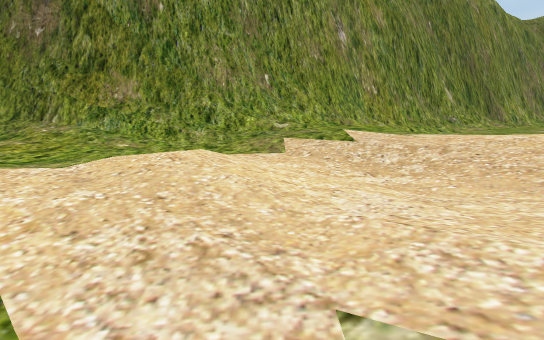
View 1 (above)

17 first-person views from a walk through a 3-D level made in the Unity game engine. The camera is 1.2 m above the floor, tilts 10° down and sees 75° across. Doors are open. The floor is counted in squares, 1 m on a side. Each view is taken from the middle of a square. On the plan, view 1 faces up. The plan holds only what a view shows up to about 14 squares ahead; the rest is blank. The place goes on beyond the plan. Some trees and plants on the terrain are drawn as simple stand-ins. The player character is not drawn.

View 2
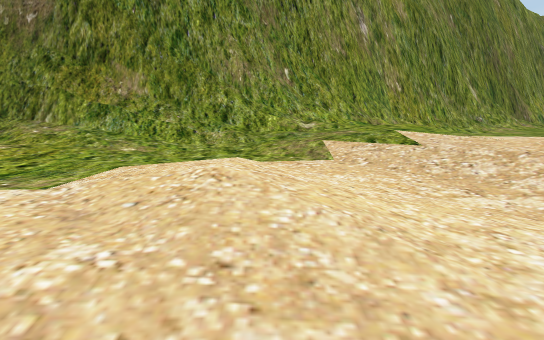

View 3
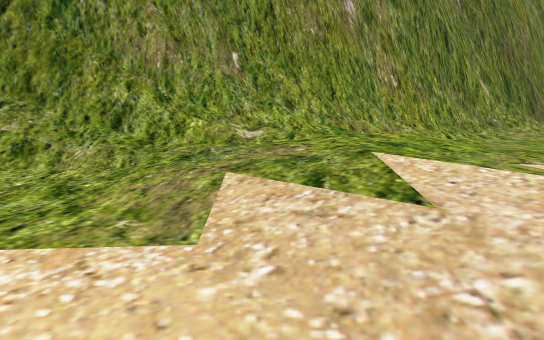

View 4
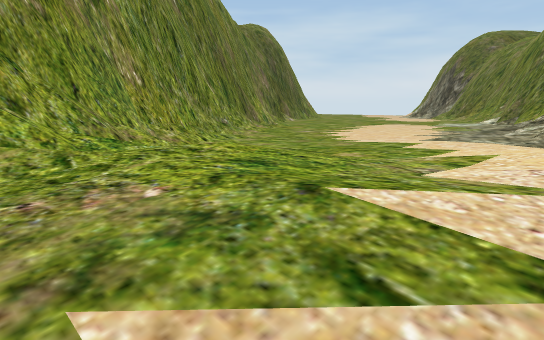

View 5
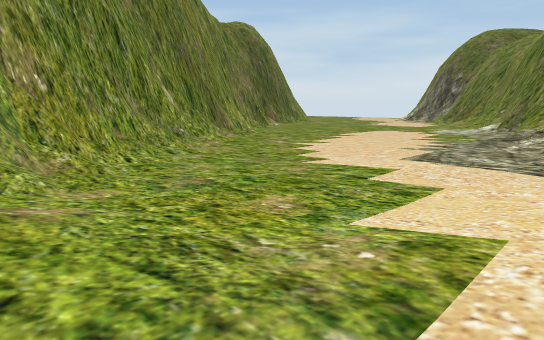

View 6
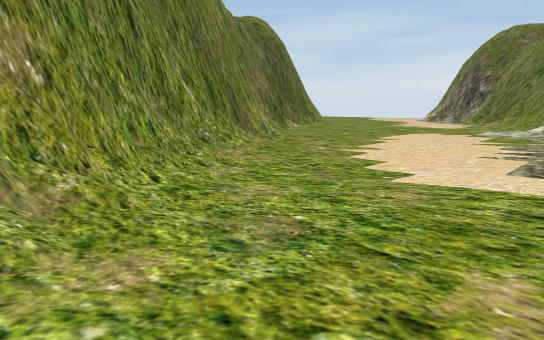

View 7
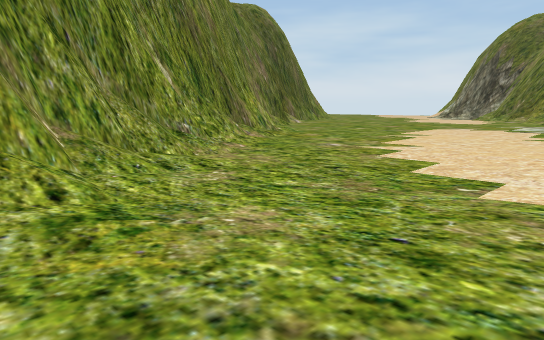

View 8
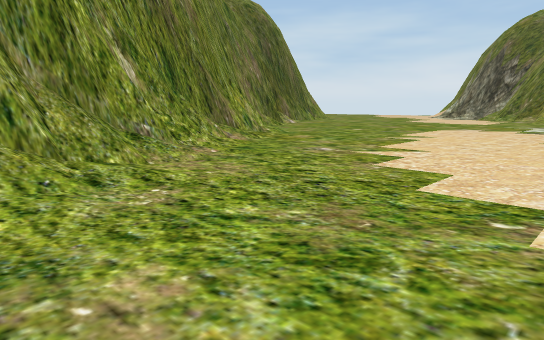

View 9
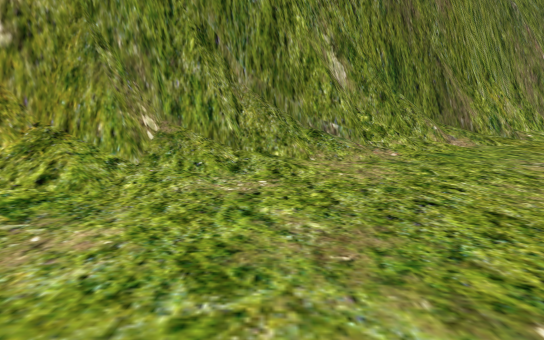

View 10
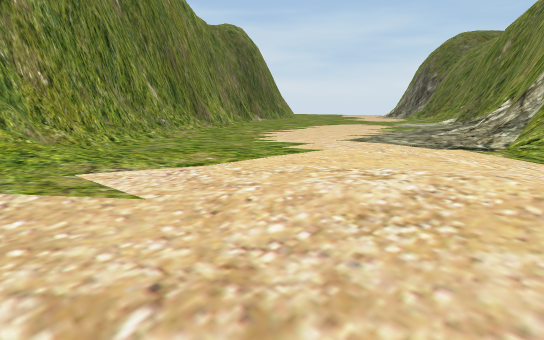

View 11
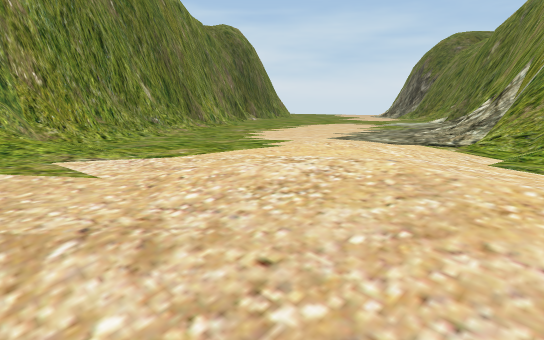

View 12
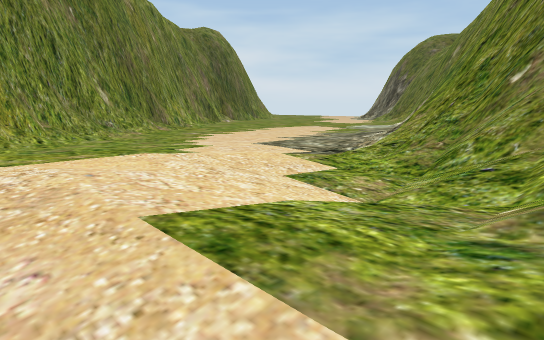

View 13
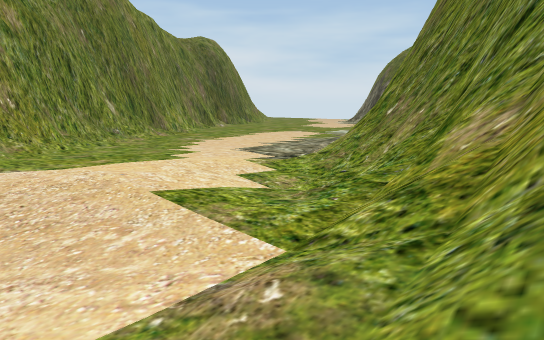

View 14
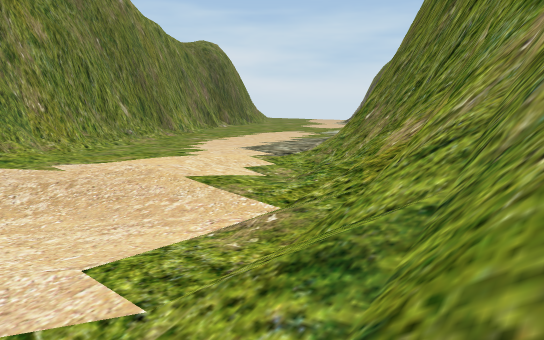

View 15
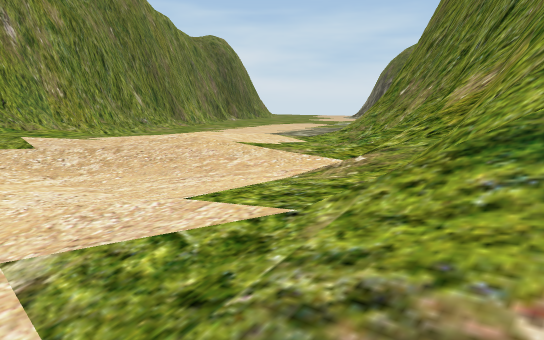

View 16
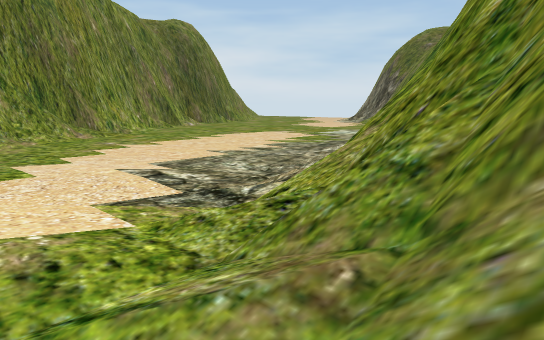

View 17
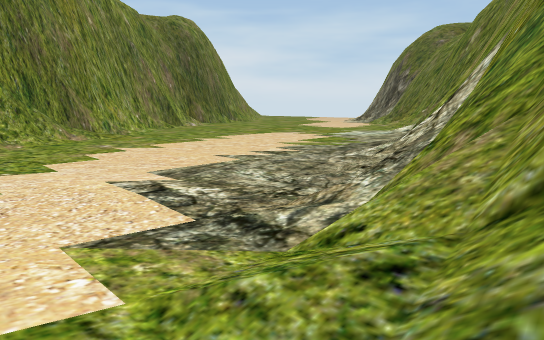

### Floor plan
Key: @ floor where view 1 was taken; # wall or solid block; . main floor; : floor 0.5 m higher than the main floor; - floor 0.5 m lower than the main floor; + floor 0.75 m higher than the main floor; _ floor 0.75 m lower than the main floor; / step, stairs or slope; = window, fence, low wall or low ledge; O other object.
Columns run from 11 left of view 1 to 22 right of it. Each row starts with its distance up from view 1.
 32                           ####=//-
 31                           #=//-___
 30                       #####=//-___
 29                       #=O//--_____
 28                     ###=///--____
 27                    ##=//-_________
 26                   ###=//-_________
 25                  ##=//-___________
 24                 ###=//-___________
 23              ####=//----__________
 22             ####==//-----_________
 21          ####=////.-------________
 20         ####==////.--------_______
 19        ####//// ..----------_____
 18      #####=///:/.....--------_____
 17    ####=////::::.......------_____
 16   #####=////::::/..........---____
 15  ##=//////...::::...........--____
 14 ###=//////..:::::...........---___
 13  /+::.......:::::..........------/
 12   ..........:::::.........-------/
 11    ..........:::::::.......-./////
 10    ...........::::::::.....-.##===
  9     ....  .../.::::::.....///=####
  8      ...../.../.:O::......//#=##
  7       ...:......::::....//O=###
  6       ...::......:::..../O==##
  5        ..::......:::.///O=###
  4         .........:::.//O==##
  3         .........:::///=###
  2          .......::// ===##
  1            ..:::////=####
  0            @/////====##
 -1             /////######
 -2            ///====##
 -3             //=##

Positions as (right, up) in squares from view 1, and headings:
1: (0, 0), facing up
2: (-1, 2), facing up
3: (1, 7), facing up
4: (0, 10), facing up-right
5: (4, 11), facing up-right
6: (5, 15), facing up-right
7: (8, 18), facing up-right
8: (10, 19), facing up-right
9: (13, 18), facing up
10: (3, 7), facing up-right
11: (3, 6), facing up-right
12: (5, 3), facing up-right
13: (3, -1), facing up-right
14: (1, -3), facing up-right
15: (0, -2), facing up-right
16: (12, 5), facing up-right
17: (13, 7), facing up-right
